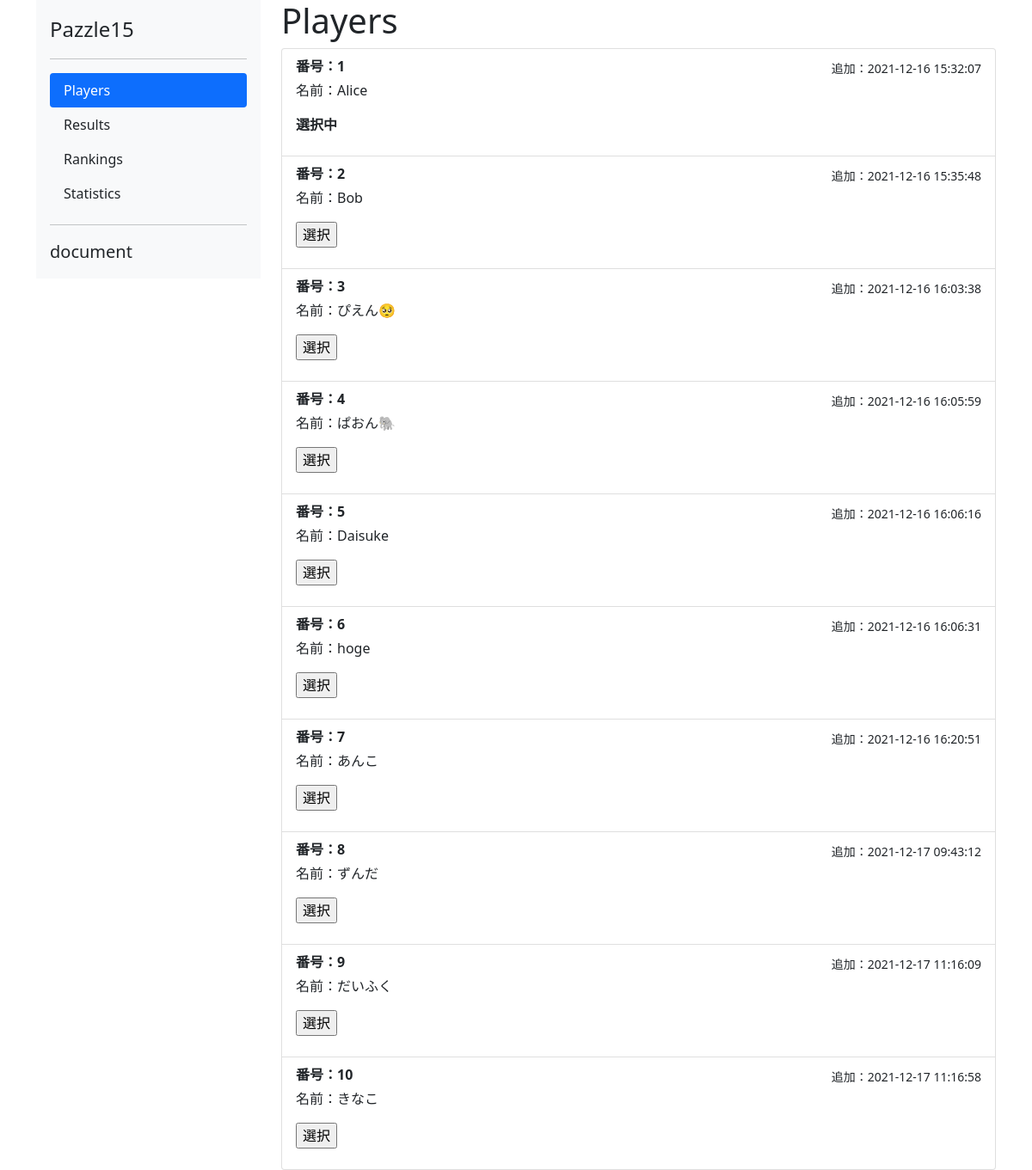
Before: /players with the older database file.
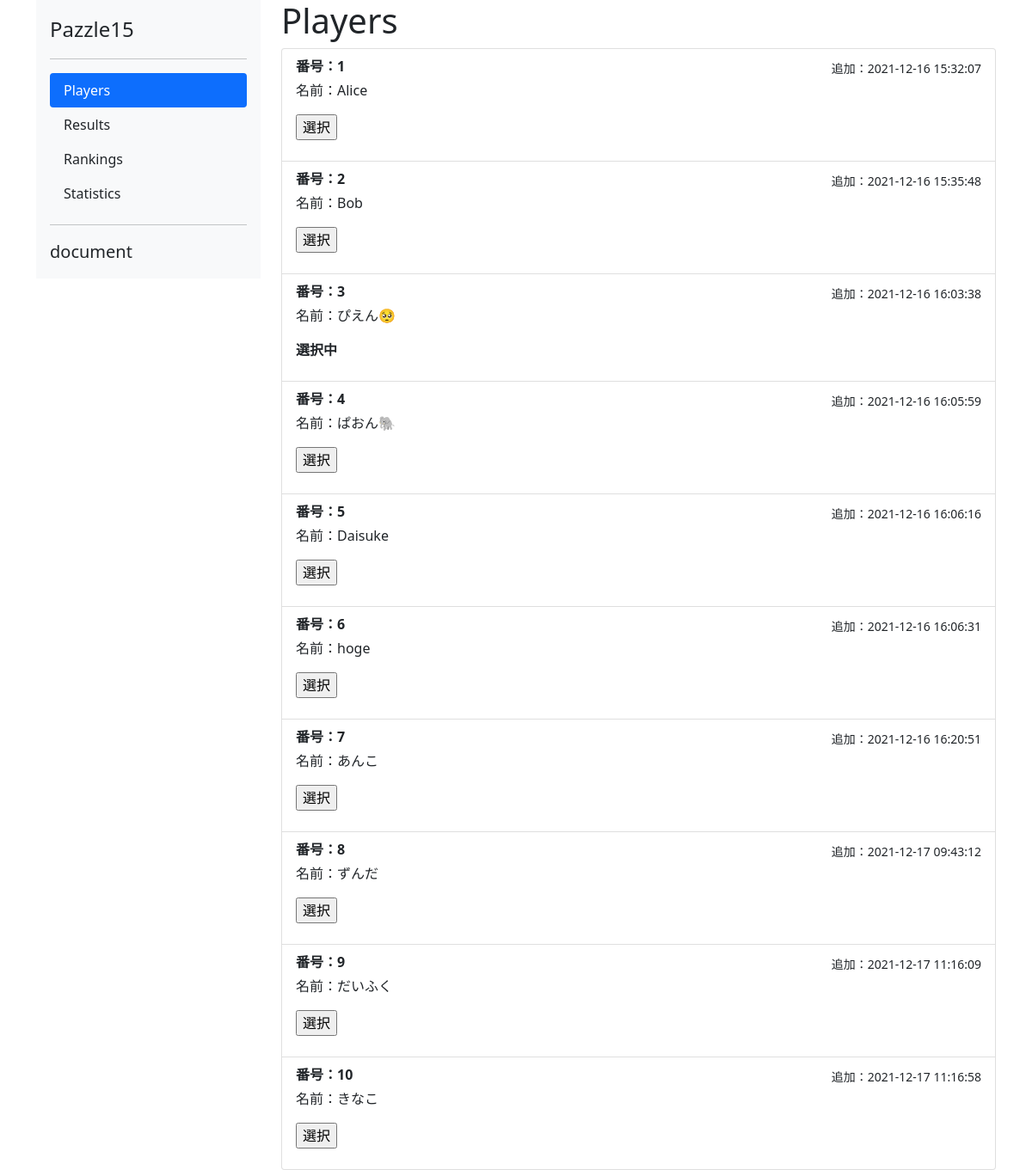
After: the same page with the newer database file.
### pazzle15/models.py (models this page shows, shortened)
class Player(db.Model):
    __tablename__ = "player"
    player_id = db.Column(db.Integer, primary_key=True, autoincrement=True)
    name = db.Column(db.String, nullable=False)
    created_dt = db.Column(db.DateTime(timezone=True), default=db.func.now())
    current = db.Column(db.Integer, server_default="0")
    def get_created_dt_jst(self):
        datetime_utc = datetime.datetime.strptime(str(self.created_dt) + "+0000", "%Y-%m-%d %H:%M:%S%z")
        datetime_jst = datetime_utc.astimezone(datetime.timezone(datetime.timedelta(hours=+9)))
        timestamp_jst = datetime.datetime.strftime(datetime_jst, '%Y-%m-%d %H:%M:%S')
        return timestamp_jst
    def is_current(self):
        return self.current==1

### pazzle15/views.py (the view)
@app.route('/players', methods=['GET'])
def players():
    players = Player.query.all()
    return render_template('players.html', page_dict=page_dict, players=players)

### pazzle15/templates/players.html (shortened to what this page needs)
{% extends "page_layout.html" %}
{% block content %}
<h1>Players</h1>
<div class="list-group">
  {% for p in players %}
  <div class="list-group-item">
    <div class="d-flex align-items-center justify-content-between">
      <strong class="mb-1">
        番号：{{p.player_id}}
      </strong>
      <small>追加：{{ p.get_created_dt_jst() }}</small>
    </div>
    <p>名前：{{p.name}}</p>
    <p>
      {% if p.is_current() %}
      <strong>選択中</strong>
      {% else %}
    <form method="POST">
      <input type="submit" name="send" value="選択">
    </form>
    {% endif %}
    </p>
  </div>
  {% endfor %}
</div>
{% endblock %}

Changed rows visible on the page:
changed Player "Alice": send (not shown) → "選択"; no longer shows "選択中"
changed Player "ぴえん🥺": send "選択" → (not shown); now shows "選択中"
